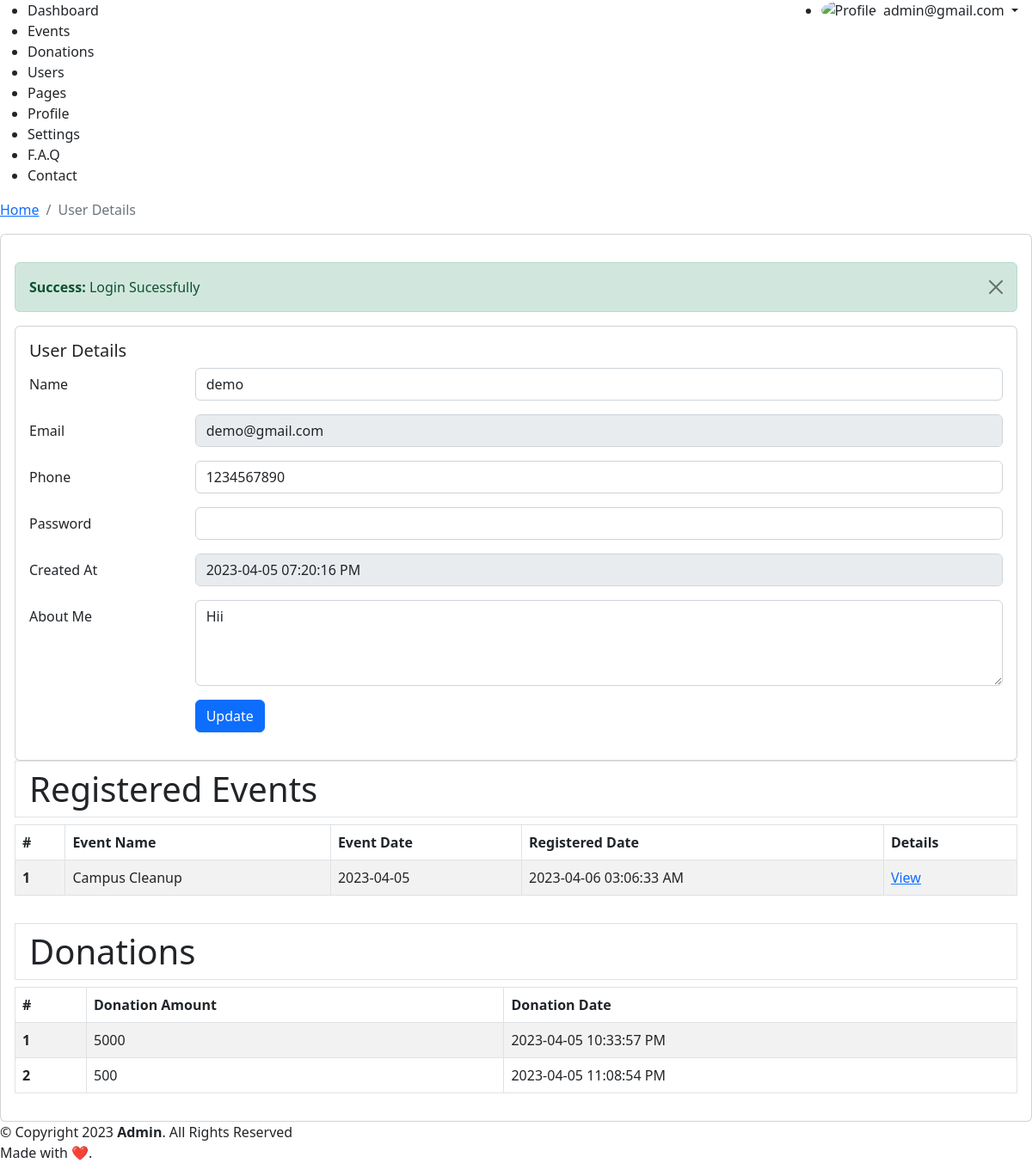
/admin/user.php?user_id=3 (signed in), run on an earlier commit of the app's database.
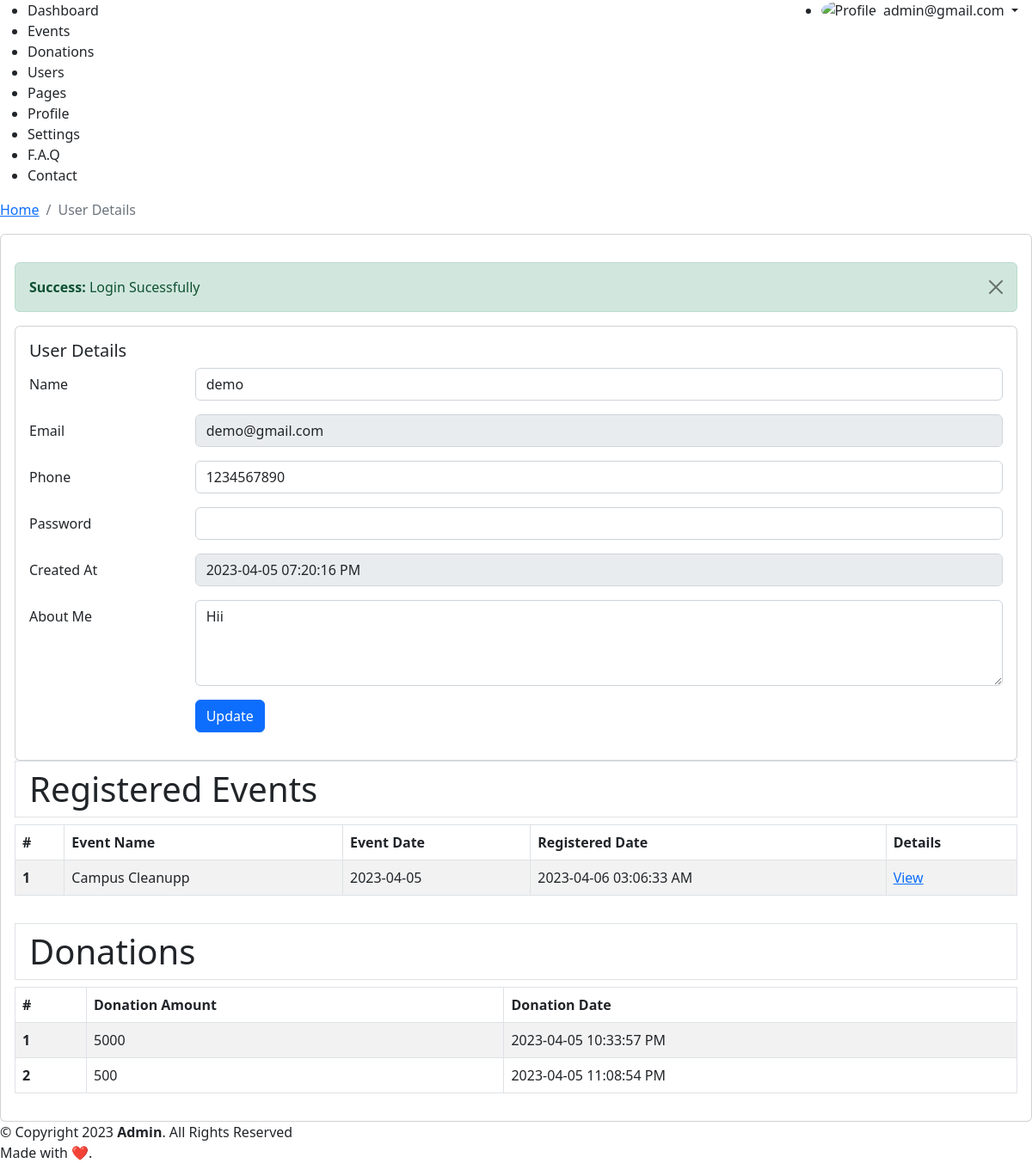
And on a later commit of the database.
### tables this page shows
CREATE TABLE `tbl_event_register` (
  `id` int(11) NOT NULL,
  `event_id` int(11) NOT NULL,
  `user_id` int(11) NOT NULL,
  `date` varchar(255) NOT NULL
);

CREATE TABLE `tbl_events` (
  `id` int(11) NOT NULL,
  `name` varchar(255) NOT NULL,
  `description` text NOT NULL,
  `date` varchar(255) NOT NULL
);

### admin/user.php (the view, shortened to what the changed rows need)
<?php require_once (dirname(__DIR__)) . "/config/conn.php"; ?>
<?php
$helper->IsAccessibleByAdmin();
if(isset($_GET['user_id']) && !empty($_GET['user_id'])){
    $user_id = $_GET['user_id'];
} else {
    $helper->Redirect(ADMIN_URL . "users.php");
}
$sqlUserEvents = "SELECT a.*, b.date AS reg_date  FROM tbl_events a JOIN tbl_event_register b ON a.id = b.event_id JOIN tbl_users C ON b.user_id=c.id WHERE b.user_id = $user_id";
$resultUserEvents = $conn -> query($sqlUserEvents);
$rowUserEvents = $resultUserEvents -> fetch_all(MYSQLI_ASSOC);
$sqlUserDonations = "SELECT a.* FROM tbl_donation a WHERE a.user_id = $user_id;";
$resultUserDonations = $conn -> query($sqlUserDonations);
$rowUserDonations = $resultUserDonations -> fetch_all(MYSQLI_ASSOC);
?>
<?php
require_once __DIR__ . "/include/layout-start.php";
?>
<div class="table-responsive">
    <h1 class="py-2 px-3 border border-1">Registered Events</h1>
    <table class="table table-bordered  table-striped">
        <thead>
            <tr>
                <th scope="col">#</th>
                <th scope="col">Event Name</th>
                <th scope="col">Event Date</th>
                <th scope="col">Registered Date</th>
                <th scope="col">Details</th>
            </tr>
        </thead>
        <tbody>
            <?php
            $sl = 0;
            foreach ($rowUserEvents as $key => $value) {
                $sl++;
            ?>
                <tr>
                    <th scope="row"><?=$sl?></th>
                    <td><?=$value['name']?></td>
                    <td><?=$value['date']?></td>
                    <td><?=$value['reg_date']?></td>
                    <td>
                        <a href="<?=ADMIN_URL?>eventDetails.php?event_id=<?=$value['id']?>">
                            View
                        </a>
                    </td>
                </tr>
            <?php } ?>
        </tbody>
    </table>
</div>
<div class="table-responsive mt-3">
    <h1 class="py-2 px-3 border border-1">Donations</h1>
    <table class="table table-bordered  table-striped">
        <thead>
            <tr>
                <th scope="col">#</th>
                <th scope="col">Donation Amount</th>
                <th scope="col">Donation Date</th>
            </tr>
        </thead>
        <tbody>
            <?php
            $sl = 0;
            foreach ($rowUserDonations as $key => $value) {
                $sl++;
            ?>
                <tr>
                    <th scope="row"><?=$sl?></th>
                </tr>
            <?php } ?>
        </tbody>
    </table>
</div>
<?php require_once __DIR__ . "/include/layout-end.php"; ?>

What changed in the data, as far as the page shows it:
changed through a linked row, tbl_event_register: event.name "Campus Cleanup" → "Campus Cleanupp"
